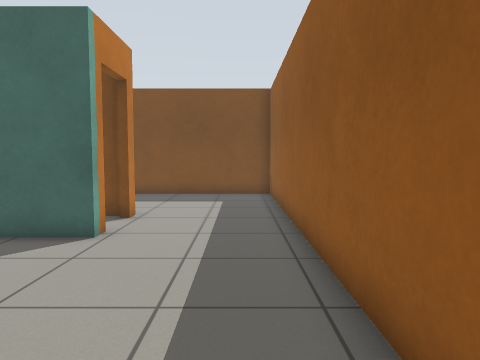
View 1 (above)

13 first-person views from a walk through a world built for the Gazebo simulator. The camera is 0.91 m above the floor, tilts 4° down and sees 70° across. The floor is counted in squares, 0.5 m on a side. Each view is taken from the middle of a square. On the plan, view 1 faces up. The plan holds only what a view shows up to about 17 squares ahead; the rest is blank.

View 2
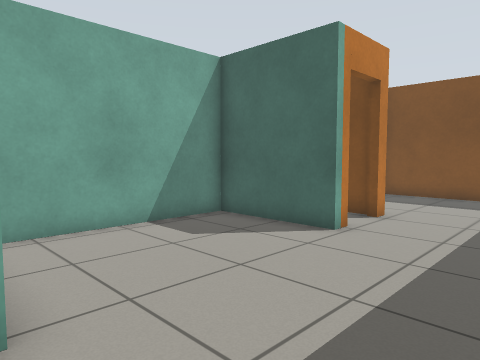

View 3
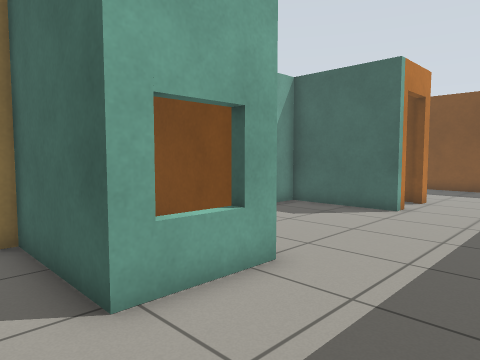

View 4
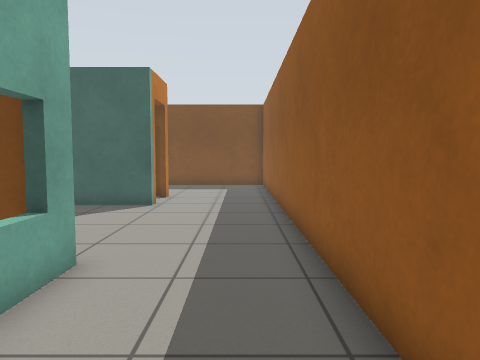

View 5
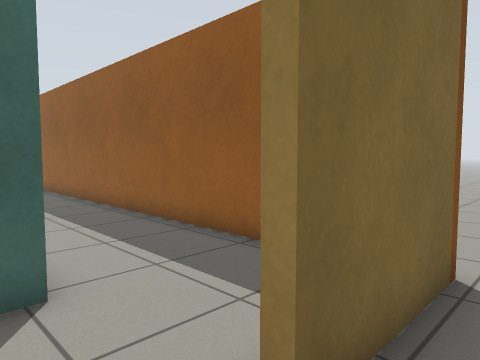

View 6
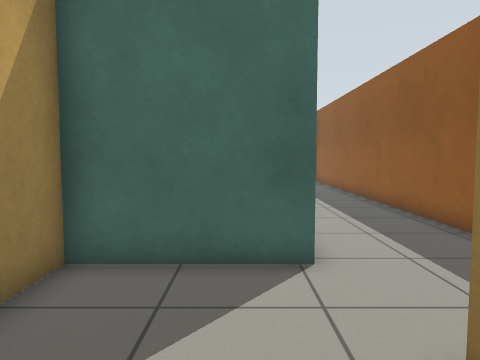

View 7
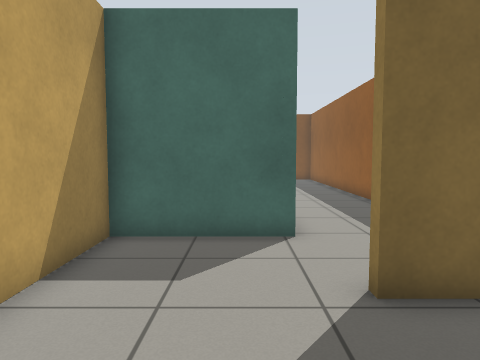

View 8
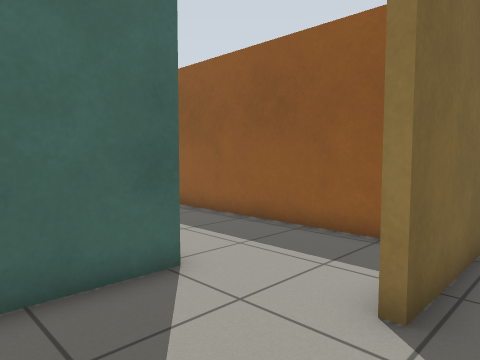

View 9
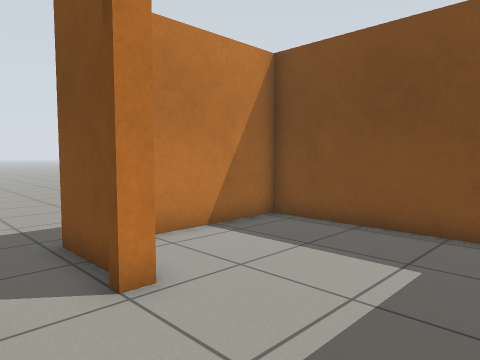

View 10
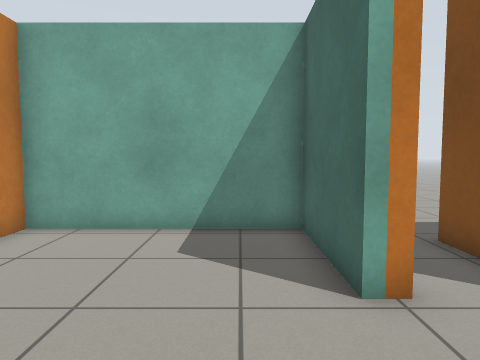

View 11
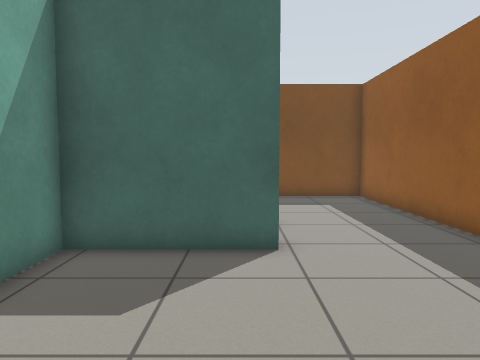

View 12
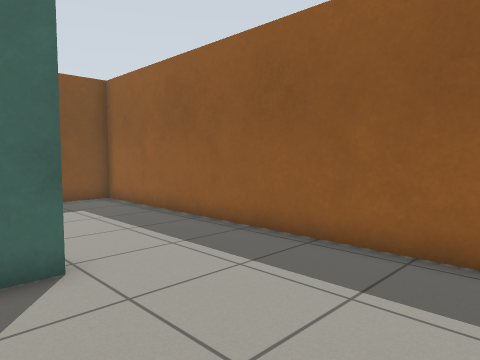

View 13
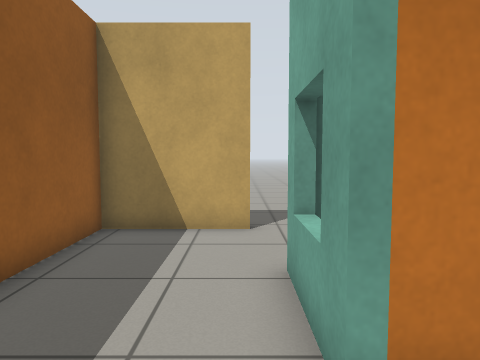

### Floor plan
Key: @ floor where view 1 was taken; # wall or solid block; . floor; D open door; = window, fence, low wall or low ledge.
Columns run from 9 left of view 1 to 3 right of it. Each row starts with its distance up from view 1.
 16    #########
 15    #.......#
 14    #.......#
 13    #.......#
 12    #.......#
 11 ...#.......#
 10 ...###D....#
  9   ...DD....#
  8  ######....#
  7  #.........#
  6  #.........#
  5  #.........#
  4  #.........#
  3  #.........#
  2  #.........#
  1  #.........#
  0  ######..@.#
 -1       =....#
 -2   #####....#
 -3   #........#
 -4   #........#
 -5   #.......##.
 -6   #....####..
 -7    .....
 -8      ...
 -9      ...
-10      ...

Where each view was taken, in squares from view 1:
view 1: 0 up, 0 right, facing up
view 2: 0 up, 1 right, facing up-left
view 3: 4 down, 1 right, facing up-left
view 4: 5 down, 0 right, facing up
view 5: 7 down, 4 left, facing up-right
view 6: 8 down, 4 left, facing up
view 7: 10 down, 4 left, facing up
view 8: 7 down, 6 left, facing up-right
view 9: 8 up, 1 right, facing up-left
view 10: 6 up, 1 right, facing left
view 11: 1 up, 4 left, facing up
view 12: 2 up, 5 left, facing up-right
view 13: 3 up, 2 left, facing down
